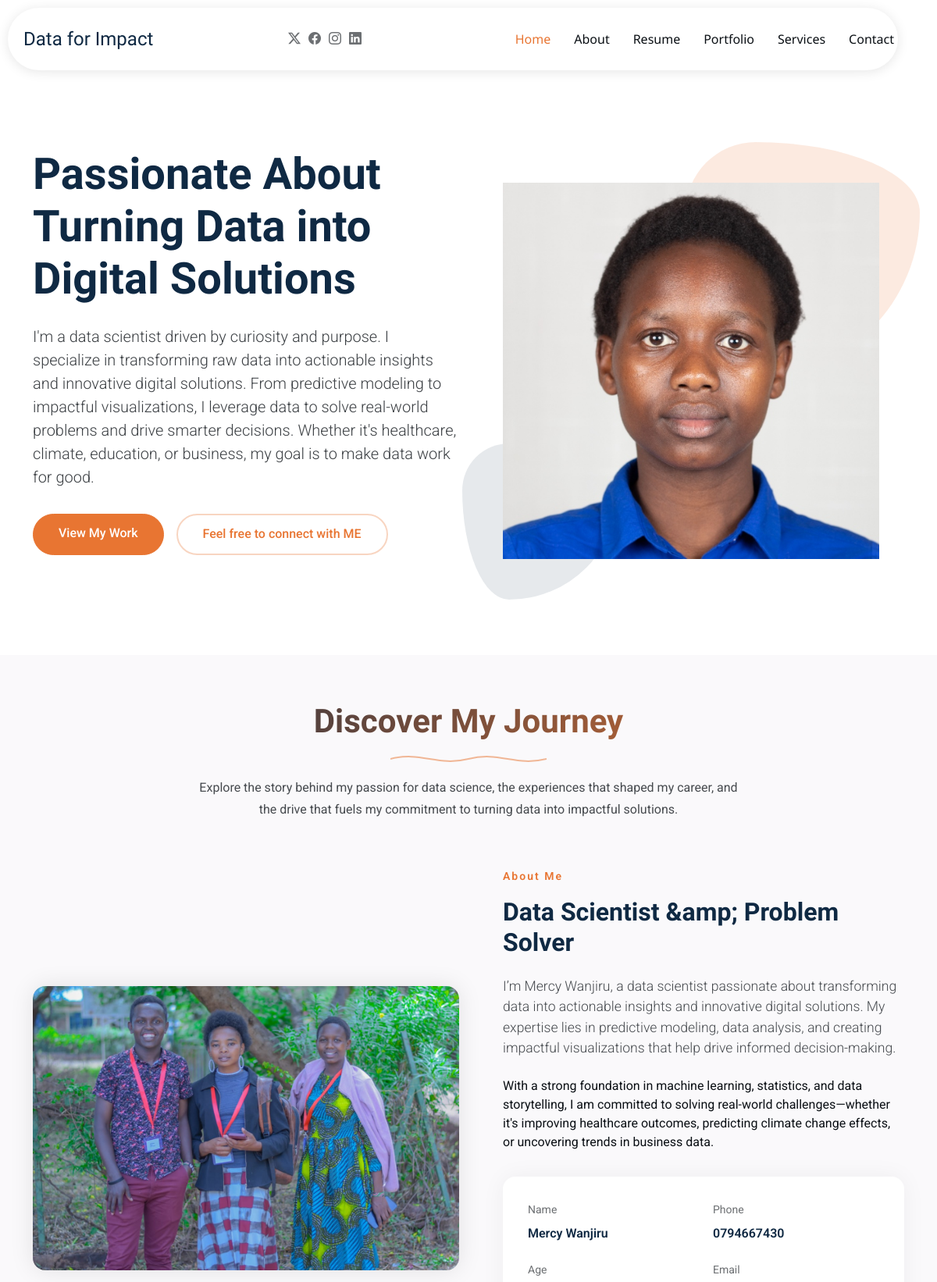
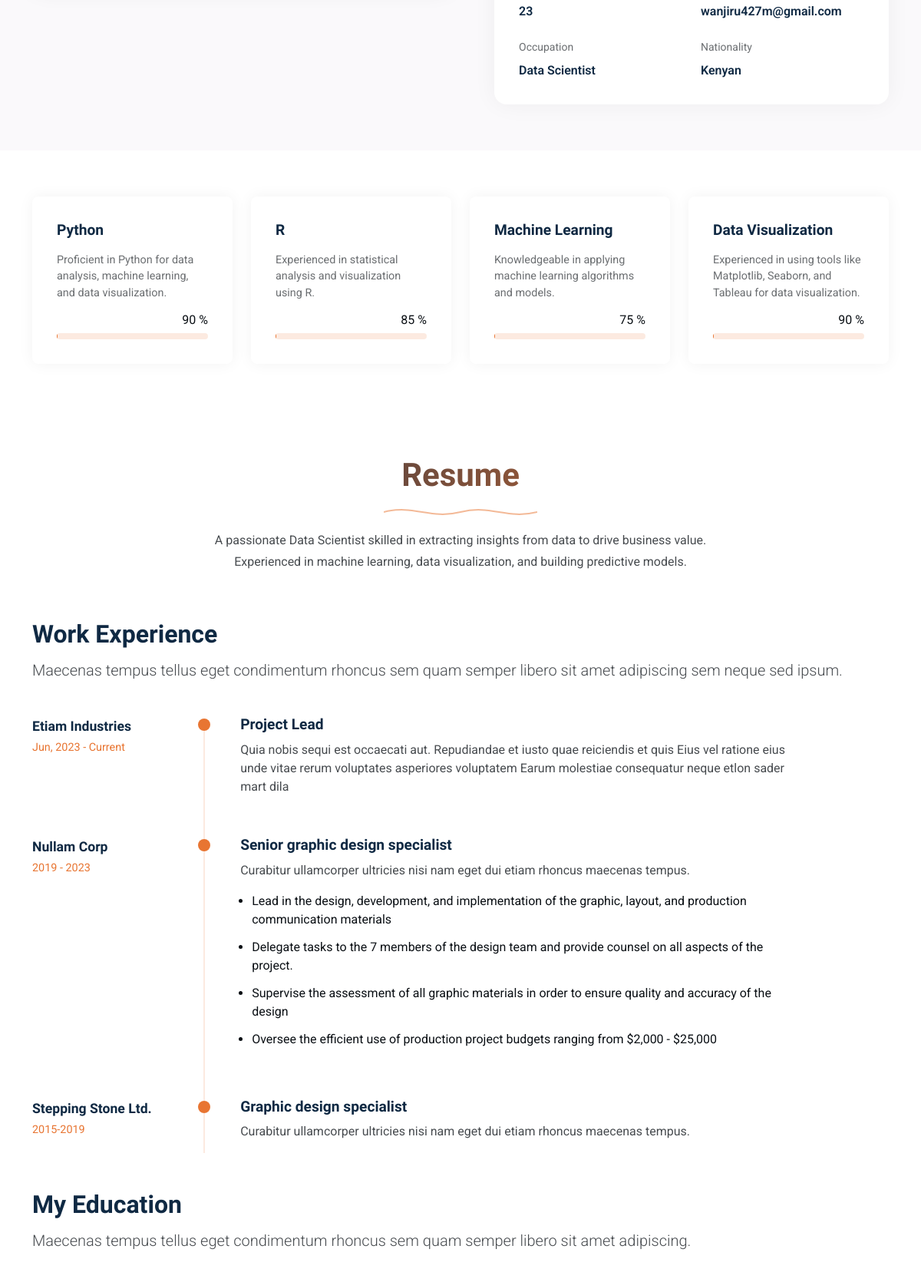
The page / (upper part) on the database its author committed (2 pictures, top to bottom).
### main/models.py (models this page shows, shortened)
class Hero(models.Model):
    title = models.CharField(max_length=150)
    message = models.TextField()
    work_button = models.CharField(max_length=50)
    contact_button = models.CharField(max_length=50)
    image = models.ImageField(upload_to='hero')

class About(models.Model):
    title = models.CharField(max_length=100)
    desc = models.TextField()

class AboutSection(models.Model):
    title = models.CharField(max_length=100)
    image = models.ImageField(upload_to= 'about')
    header = models.CharField(max_length=150)
    desc1 = models.TextField()
    desc2 = models.TextField()
    name = models.CharField(max_length=100)
    phone = models.CharField(max_length=15)
    age = models.PositiveIntegerField()
    email  = models.EmailField()
    occupation = models.CharField(max_length=100)
    nationality = models.CharField(max_length=100)

class Skills(models.Model):
    name = models.CharField(max_length=100)
    desc = models.TextField()
    level = models.BigIntegerField()

class Resume(models.Model):
    title = models.CharField(max_length=100)
    desc = models.TextField()

### main/views.py (the view)
# urls.py: path('', views.index, name='index'),
def index(request):
    hero = Hero.objects.all()
    about = About.objects.first()
    aboutsection = AboutSection.objects.all()
    skill = Skills.objects.all()
    resume = Resume.objects.first()
    context = {
        'hero': hero,
        'about':about,
        'aboutsection':aboutsection,
        'skill':skill,
        'resume':resume
    }
    return render(request, 'index.html', context)

### main/templates/index.html (shortened to what this page needs)
{% load static %}
<!DOCTYPE html>
<html lang="en">
<head>
  <link href="{% static 'vendor/bootstrap/css/bootstrap.min.css' %}" rel="stylesheet">
  <link href="{% static 'vendor/bootstrap-icons/bootstrap-icons.css' %}" rel="stylesheet">
  <link href="{% static 'vendor/aos/aos.css' %}" rel="stylesheet">
  <link href="{% static 'vendor/glightbox/css/glightbox.min.css' %}" rel="stylesheet">
  <link href="{% static 'vendor/swiper/swiper-bundle.min.css' %}" rel="stylesheet">
  <link href="{% static 'css/main.css' %}" rel="stylesheet">
</head>
<body class="index-page">
  <header id="header" class="header d-flex align-items-center sticky-top">
    <div class="header-container container-fluid container-xl position-relative d-flex align-items-center justify-content-between">
      <a href="{% url 'main:index' %}" class="logo d-flex align-items-center me-auto me-xl-0">
        <h1 class="sitename">Data for Impact</h1>
      </a>
      <nav id="navmenu" class="navmenu">
        <ul>
          <li><a href="#hero" class="active">Home</a></li>
          <li><a href="#about">About</a></li>
          <li><a href="#resume">Resume</a></li>
          <li><a href="#portfolio">Portfolio</a></li>
          <li><a href="#services">Services</a></li>
          <li><a href="#contact">Contact</a></li>
        </ul>
      </nav>
      <div class="header-social-links">
        <a href="#" class="twitter"><i class="bi bi-twitter-x"></i></a>
        <a href="#" class="facebook"><i class="bi bi-facebook"></i></a>
        <a href="#" class="instagram"><i class="bi bi-instagram"></i></a>
        <a href="#" class="linkedin"><i class="bi bi-linkedin"></i></a>
      </div>
    </div>
  </header>
  <main class="main">
    <section id="hero" class="hero section">
      {% for h in hero %}
      <div class="container" data-aos="fade-up" data-aos-delay="100">
        <div class="row align-items-center content">
          <div class="col-lg-6" data-aos="fade-up" data-aos-delay="200">
            <h2>{{h.title }}</h2>
            <p class="lead">{{h.message}}</p>
            <div class="cta-buttons" data-aos="fade-up" data-aos-delay="300">
              <a href="#portfolio" class="btn btn-primary">{{h.work_button}}</a>
              <a href="#contact" class="btn btn-outline">{{h.contact_button}}</a>
           </div>
          </div>
          <div class="col-lg-6">
            <div class="hero-image">
              <img src="{{ h.image.url  }}" alt="Portfolio Hero Image" class="img-fluid" data-aos="zoom-out" data-aos-delay="300">
            </div>
          </div>
        </div>
      </div>
      {% endfor %}
    </section>
    <section id="about" class="about section light-background">
       {% if about %}
      <div class="container section-title" data-aos="fade-up">
        <h2>{{about.title}}</h2>
        <div class="title-shape">
          <svg viewBox="0 0 200 20" xmlns="http://www.w3.org/2000/svg">
            <path d="M 0,10 C 40,0 60,20 100,10 C 140,0 160,20 200,10" fill="none" stroke="currentColor" stroke-width="2"></path>
          </svg>
        </div>
        <p>{{ about.desc }}</p>
      </div>
      {% endif %}
      <div class="container" data-aos="fade-up" data-aos-delay="100">
        {% for a in aboutsection %}
        <div class="row align-items-center">
          <div class="col-lg-6 position-relative" data-aos="fade-right" data-aos-delay="200">
            <div class="about-image">
              <img src="{{a.image.url}}" alt="Profile Image" class="img-fluid rounded-4">
            </div>
          </div>
          <div class="col-lg-6" data-aos="fade-left" data-aos-delay="300">
            <div class="about-content">
              <span class="subtitle">{{a.title}}</span>
              <h2>{{a.header}} </h2>
              <p class="lead mb-4">{{a.desc1}}</p>
              <p class="mb-4">{{a.desc2}}</p>
              <div class="personal-info">
                <div class="row g-4">
                  <div class="col-6">
                    <div class="info-item">
                      <span class="label">Name</span>
                      <span class="value">{{a.name}}</span>
                    </div>
                  </div>
                  <div class="col-6">
                    <div class="info-item">
                      <span class="label">Phone</span>
                      <span class="value">{{a.phone}}</span>
                    </div>
                  </div>
                  <div class="col-6">
                    <div class="info-item">
                      <span class="label">Age</span>
                      <span class="value">{{a.age}}</span>
                    </div>
                  </div>
                  <div class="col-6">
                    <div class="info-item">
                      <span class="label">Email</span>
                      <span class="value">{{a.email}}</span>
                    </div>
                  </div>
                  <div class="col-6">
                    <div class="info-item">
                      <span class="label">Occupation</span>
                      <span class="value">{{a.occupation}}</span>
                    </div>
                  </div>
                  <div class="col-6">
                    <div class="info-item">
                      <span class="label">Nationality</span>
                      <span class="value">{{a.nationality}}</span>
                    </div>
                  </div>
                </div>
              </div>
              </div>
            </div>
          </div>
        </div>
        {% endfor %}
    </section>
    <section id="skills" class="skills section">
      <div class="container" data-aos="fade-up" data-aos-delay="100">
        <div class="row g-4 skills-animation">
          {% for s in skill %}
          <div class="col-md-6 col-lg-3" data-aos="fade-up" data-aos-delay="100">
            <div class="skill-box">
              <h3>{{s.name}}</h3>
              <p>{{s.desc}}</p>
              <span class="text-end d-block">{{s.level}} %</span>
              <div class="progress">
              </div>
            </div>
          </div>
          {% endfor %}
        </div>
      </div>
    </section>
    <section id="resume" class="resume section">
       {% if resume %}
      <div class="container section-title" data-aos="fade-up">
        <h2>{{resume.title}}</h2>
        <div class="title-shape">
          <svg viewBox="0 0 200 20" xmlns="http://www.w3.org/2000/svg">
            <path d="M 0,10 C 40,0 60,20 100,10 C 140,0 160,20 200,10" fill="none" stroke="currentColor" stroke-width="2"></path>
          </svg>
        </div>
        <p>{{resume.desc}}</p>
      </div>
      {% endif %}
      <div class="container" data-aos="fade-up" data-aos-delay="100">
        <div class="row">
          <div class="col-12">
            <div class="resume-wrapper">
              <div class="resume-block" data-aos="fade-up">
                <h2>Work Experience</h2>
                <p class="lead">Maecenas tempus tellus eget condimentum rhoncus sem quam semper libero sit amet adipiscing sem neque sed ipsum.</p>
                <div class="timeline">
                  <div class="timeline-item" data-aos="fade-up" data-aos-delay="200">
                    <div class="timeline-left">
                      <h4 class="company">Etiam Industries</h4>
                      <span class="period">Jun, 2023 - Current</span>
                    </div>
                    <div class="timeline-dot"></div>
                    <div class="timeline-right">
                      <h3 class="position">Project Lead</h3>
                      <p class="description">Quia nobis sequi est occaecati aut. Repudiandae et iusto quae reiciendis et quis Eius vel ratione eius unde vitae rerum voluptates asperiores voluptatem Earum molestiae consequatur neque etlon sader mart dila</p>
                    </div>
                  </div>
                  <div class="timeline-item" data-aos="fade-up" data-aos-delay="300">
                    <div class="timeline-left">
                      <h4 class="company">Nullam Corp</h4>
                      <span class="period">2019 - 2023</span>
                    </div>
                    <div class="timeline-dot"></div>
                    <div class="timeline-right">
                      <h3 class="position">Senior graphic design specialist</h3>
                      <p class="description">
                        Curabitur ullamcorper ultricies nisi nam eget dui etiam rhoncus maecenas tempus.
                      </p>
                      <ul>
                        <li>Lead in the design, development, and implementation of the graphic, layout, and production communication materials</li>
                        <li>Delegate tasks to the 7 members of the design team and provide counsel on all aspects of the project. </li>
                        <li>Supervise the assessment of all graphic materials in order to ensure quality and accuracy of the design</li>
                        <li>Oversee the efficient use of production project budgets ranging from $2,000 - $25,000</li>
                      </ul>
                    </div>
                  </div>
                  <div class="timeline-item" data-aos="fade-up" data-aos-delay="400">
                    <div class="timeline-left">
                      <h4 class="company">Stepping Stone Ltd.</h4>
                      <span class="period">2015-2019</span>
                    </div>
                    <div class="timeline-dot"></div>
                    <div class="timeline-right">
                      <h3 class="position">Graphic design specialist</h3>
                      <p class="description">Curabitur ullamcorper ultricies nisi nam eget dui etiam rhoncus maecenas tempus.</p>
                    </div>
                  </div>
                </div>
              </div>
              <div class="resume-block" data-aos="fade-up" data-aos-delay="100">
                <h2>My Education</h2>
                <p class="lead">Maecenas tempus tellus eget condimentum rhoncus sem quam semper libero sit amet adipiscing.</p>
              </div>
            </div>
          </div>
        </div>
      </div>
    </section>
  </main>
</body>
</html>

### rows shown on the page
Hero: title "Passionate About Turning Data into Digital Solutions", message "I'm a data scientist driven by curiosity and purpose. I specialize in transforming raw data into actionable insights and innovative digital solutions. From predictive modeling to impactful visualizations, I leverage data to solve real-world problems and drive smarter decisions. Whether it's healthcare, climate, education, or business, my goal is to make data work for good.", work_button "View My Work", contact_button "Feel free to connect with ME", image (picture)
About: title "Discover My Journey", desc "Explore the story behind my passion for data science, the experiences that shaped my career, and the drive that fuels my commitment to turning data into impactful solutions."
AboutSection: image (picture), title "About Me", header "Data Scientist &amp; Problem Solver", desc1 "I’m Mercy Wanjiru, a data scientist passionate about transforming data into actionable insights and innovative digital solutions. My expertise lies in predictive modeling, data analysis, and creating impactful visualizations that help drive informed decision-making.", desc2 "With a strong foundation in machine learning, statistics, and data storytelling, I am committed to solving real-world challenges—whether it's improving healthcare outcomes, predicting climate change effects, or uncovering trends in business data.", name "Mercy Wanjiru", phone "0794667430", age "23", email "wanjiru427m@gmail.com", occupation "Data Scientist", nationality "Kenyan"
Skills: name "Python", desc "Proficient in Python for data analysis, machine learning, and data visualization.", level "90"
Skills: name "R", desc "Experienced in statistical analysis and visualization using R.", level "85"
Skills: name "Machine Learning", desc "Knowledgeable in applying machine learning algorithms and models.", level "75"
Skills: name "Data Visualization", desc "Experienced in using tools like Matplotlib, Seaborn, and Tableau for data visualization.", level "90"
Resume: title "Resume", desc "A passionate Data Scientist skilled in extracting insights from data to drive business value. Experienced in machine learning, data visualization, and building predictive models."
